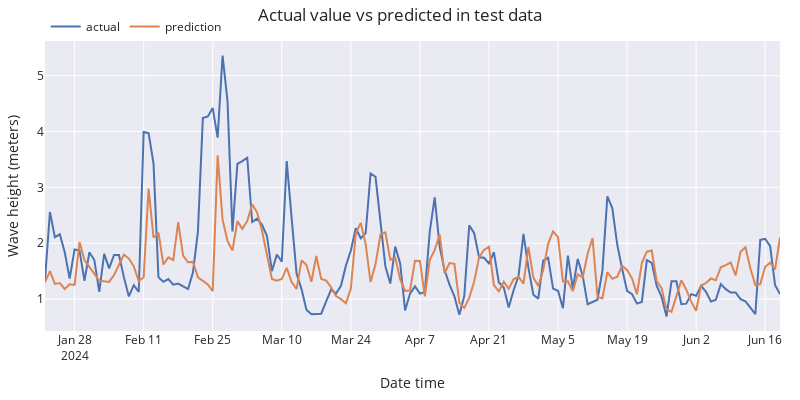

The cell this chart's notebook holds for it:
### Code cell
# Plot predictions vs real value
# ======================================================================================
fig = go.Figure()
trace1 = go.Scatter(x=df_test.index, y=df_test['wave_height'], name="actual", mode="lines")
trace2 = go.Scatter(x=predictions.index, y=predictions['pred'], name="prediction", mode="lines")
fig.add_trace(trace1)
fig.add_trace(trace2)
fig.update_layout(
    title="Actual value vs predicted in test data",
    xaxis_title="Date time",
    yaxis_title="Wave height (meters)",
    width=800,
    height=400,
    margin=dict(l=20, r=20, t=35, b=20),
    legend=dict(
        orientation="h",
        yanchor="top",
        y=1.1,
        xanchor="left",
        x=0.001
    )
)
fig.show()

### Figure 1 — Plotly figure (JSON) as saved in the notebook; plotly's stock layout.template omitted (floating-point values rounded to 4 significant figures; data arrays with more than 128 entries replaced by an {"elided": "..."} marker saying what was removed)
{"data": [{"mode": "lines", "name": "actual", "type": "scatter", "x": {"elided": "150 str values"}, "y": {"elided": "150 float values"}}, {"mode": "lines", "name": "prediction", "type": "scatter", "x": {"elided": "150 str values"}, "y": {"elided": "150 float values"}}], "layout": {"height": 400, "legend": {"orientation": "h", "x": 0.001, "xanchor": "left", "y": 1.1, "yanchor": "top"}, "margin": {"b": 20, "l": 20, "r": 20, "t": 35}, "title": {"text": "Actual value vs predicted in test data"}, "width": 800, "xaxis": {"title": {"text": "Date time"}}, "yaxis": {"title": {"text": "Wave height (meters)"}}}}
